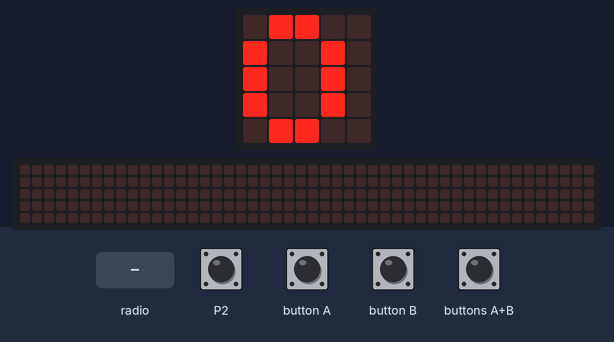
Recording of a program running on a simulated BBC micro:bit running MicroPython. Shown: the board's 5×5 LED display, a strip that is not on the board, showing the scrolling text unrolled. The test bench sets the inputs (shaded band). Random numbers come from a fixed seed; no radio messages arrive unless stated (any console line starting 'radio sent:' is added by the test bench); the 48×5 strip is a reading aid, not a part: it shows the text the display is scrolling, unrolled, one strip-width of it at a time; what the program prints to the serial console is not drawn.

Above: at 1.2 s.
1.3 s: button B pressed for 1 s
At 1.8 s:
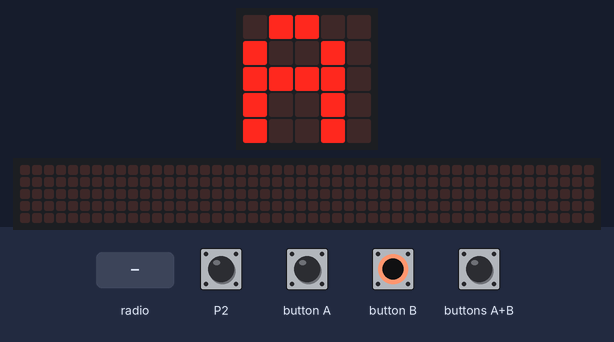
4.1 s: touch pin P2 pressed for 0.15 s
At 4.28 s:
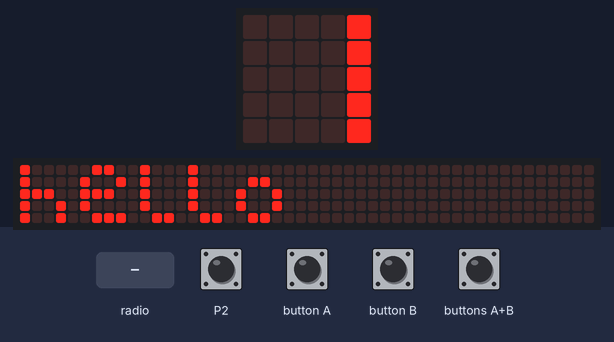
4.8 s: radio message "1" arrives
7.8 s: buttons A+B pressed for 1 s
At 8.8 s:
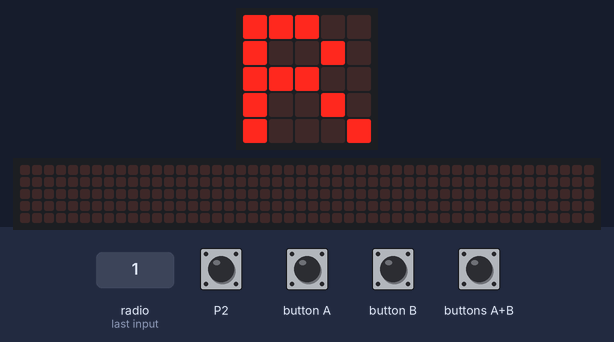
10.4 s: button B pressed for 1 s
At 10.9 s:
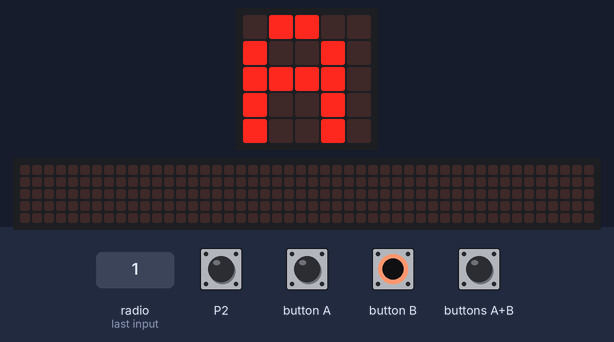
13.2 s: button A pressed for 1 s
At 15.4 s:
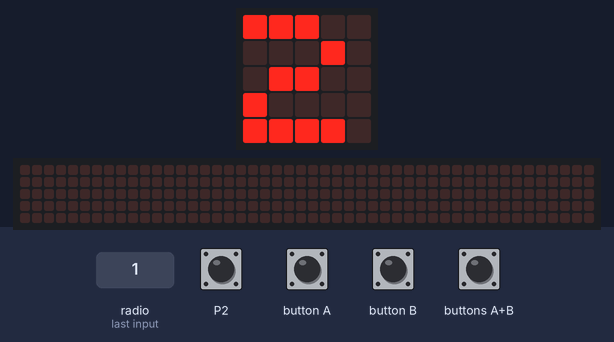
Timing chart, 0 to 16.7 s (numbered marks = the images above; inputs shaded):
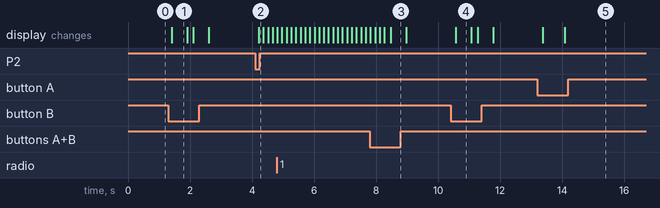

The program:

controller.py
```python
from microbit import *
import random
import radio


msg_options = ["hello", "cat", "hawk", "dawn", "dusk", "greetings", "reset"]
active_birds = dict({
    "fake_bird": running_time()
})

MSG_DELIMITER = "->"
RADIO_GROUP_GREETINGS = 1
RADIO_GROUP_BIRDS = 17
GREETING_MSG = "greetings"
TIME_BETWEEN_EVENTS = 30_000

def check_birds():
    """
    Infinite Generator, to be called at an interval to keep asking active birds
    to say hi, so that we know they are still active.
    """
    global active_birds
    while True:
        active_birds_copy = active_birds.copy()
        # First confirm all active birds still present
        for bird_id in active_birds_copy.keys():
            print("👀 Check bird presence: {}".format(bird_id))
            radio_send_group(GREETING_MSG, bird_id)
            yield


bird_check = check_birds()
@run_every(s=20)
def check_next_bird():
    # First say hello to the next bird in the list
    next(bird_check)
    # Then purge birds we have not heard from in a long time
    global active_birds
    birds = list(active_birds.keys())
    deadline = running_time() - (len(birds) * 3 * 60 * 1000)
    for bird_id in birds:
        if active_birds[bird_id] < deadline:
            print("❗️ Haven't heard from bird {} in over {} min, ".format(
                bird_id, deadline // 60000) + "must have flown away.")
            del active_birds[bird_id]
            print("Birds left: {}".format(active_birds))


def radio_send_group(msg, send_to="all"):
    """
    After a bird is register with the hello message it switches to group 17
    So, messages go out in group 17, but all other operations are in group 1.

    :param msg: The message (from msg_options[]) to send out.
    :param send_to: Bird ID to send to a single bird, "all" to send to all the
                    birds, or a falsy value to send to a random bird.
    """
    radio.config(group=RADIO_GROUP_BIRDS, power=7)
    if not send_to:
        global active_birds
        bird_list = list(active_birds.keys())
        if bird_list:
            send_to = random.choice(bird_list)
        else:
            print("No active birds to pick, sending to all.")
            send_to = "all"
    msg = "{}{}{}".format(msg, MSG_DELIMITER, send_to)
    print("radio send: {}".format(msg))
    radio.send(msg)
    radio.config(group=RADIO_GROUP_GREETINGS, power=7)


def reset_all():
    """Sends a reset message to all birds and clears the active list."""
    print("📢 Send reset signal to all birds.")
    global active_birds
    active_birds.clear()
    radio_send_group(GREETING_MSG, send_to="all")


def process_radio_msg(radio_msg):
    """
    Processes the radio message.
    Right now only birds saying 'hello' to be registered.
    """
    if not radio_msg:
        return
    print("🐦 Bird heard: {}".format(radio_msg))
    msg_split = radio_msg.split(MSG_DELIMITER)
    if len(msg_split) != 2:
        print("Could not separate msg into two.")
        return
    if msg_split[0] == GREETING_MSG:
        # Add new entry or update timestamp with last time we heard this bird
        active_birds[msg_split[1]] = running_time()
        print("List of birds: {}".format(active_birds))
        # Send message back to let the bird know it's registered
        radio.send(radio_msg)
    else:
        print("Unexpected msg start: {}".format(msg_split[0]))


# Turn on the radio and set group 1 to listen for new birds
print("🚀 Programme starting...")
radio.on()
radio.config(group=RADIO_GROUP_GREETINGS, power=7, queue=10)
reset_all()

next_event = running_time() + TIME_BETWEEN_EVENTS
i = 0
while True:
    # Listen for new birds
    radio_received = None
    try:
        radio_received = radio.receive()
        while radio_received:
            process_radio_msg(radio_received)
            radio_received = radio.receive()
    except:
        print("Error receiving msg: {}".format(radio_received))

    # Use buttons to select message to send out
    if button_a.is_pressed() and button_b.is_pressed():
        # A & B send a message to be sent to a single random bird
        print("✉️ Send {} event to random birds.".format(msg_options[i]))
        display.show("R")
        radio_send_group(msg_options[i], send_to=False)
        sleep(500)
    elif button_a.is_pressed():
        # Button A to increase selection
        i = i + 1 if i < (len(msg_options) - 1) else 0
        display.show(i)
        sleep(500)
    elif button_b.is_pressed():
        # Button B to send message to all
        print("✉️ Send {} event to all birds.".format(msg_options[i]))
        display.show("A")
        radio_send_group(msg_options[i], send_to="all")
        sleep(500)
    elif pin2.is_touched():
        # Scroll the message on the display when pin2 is touched
        display.scroll(msg_options[i])
    # Update the selection on the display and wait before the next iteration
    display.show(i)

    # Run a random event
    if running_time() > next_event:
        rand_event = random.choice(msg_options)
        print("🎲 Send random event to random bird: {}".format(rand_event))
        radio_send_group(rand_event, None)
        next_event = running_time() + TIME_BETWEEN_EVENTS

    sleep(200)
```

Measured:
- after the input at 1.3 s, the display: changes after 0.11 s (image 1)
- after the input at 4.1 s, the display: changes after 0.11 s (image 2)
- after the input at 10.4 s, the display: changes after 0.17 s (image 4)
- after the input at 13.2 s, the display: first changes after 0.18 s (image 5 shows a later state)
- what the display in image 1 shows lasts 0.5 s, from 1.4 s to 1.9 s
